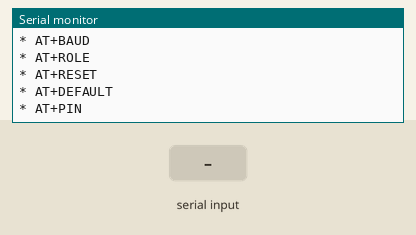
Simulated run of this sketch. Board: Arduino Uno, built with avr-gcc and run on an emulated ATmega328P. Shown: the last lines printed to the serial monitor. The test bench sets the inputs (shaded band).

Above: at 1.3 s.
1.4 s: "1" received over the second serial link
At 2.6 s:
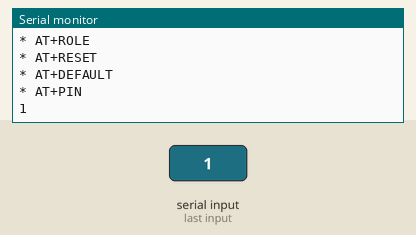
2.9 s: "0" received over the second serial link
At 3.7 s:
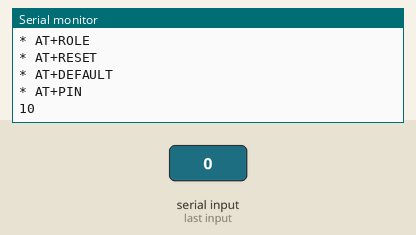

Measured:
- after the input at 1.4 s, the serial monitor: prints a new line at once (image 1)
- after the input at 2.9 s, the serial monitor: prints a new line at once (image 2)

The sketch:

AT-09-AT-Command-Utility.ino
```cpp
/*
 * AT-09 AT Command Utility
 *
 * Description:
 * This program demonstrates how to communicate with an HC-05 Bluetooth module
 * using AT commands. It allows configuring the module and testing basic
 * functionalities.
 *
 * Author:
 * Iordanis Kostelidis
 *
 * Date:
 * 13 April 2024
 *
 * References:
 * - AT-09 Bluetooth Module Datasheet
 * - Arduino AT Command Set for AT-09
 *
 * Notes:
 * - Ensure the AT-09 module is properly connected to the microcontroller.
 * - Use a serial monitor to interact with this utility.
 *
 * Disclaimer:
 * This code is provided as-is with no warranties. It may not fully cover all
 * use cases or error handling scenarios. Use it at your own risk.
 */

#include <SoftwareSerial.h>

#define BT_TX_PIN 9
#define BT_RX_PIN 11
#define BT_BAUD_RATE 9600
#define SERIAL_BAUD_RATE 9600

SoftwareSerial BT = SoftwareSerial(BT_TX_PIN, BT_RX_PIN);

void setup();
void loop();

void setup() {
  BT.begin(BT_BAUD_RATE);
  Serial.begin(SERIAL_BAUD_RATE);

  Serial.println("AT-09 AT Command Utility");
  Serial.println("Author: Iordanis Kostelidis");
  Serial.println("== Basic AT-09 AT Commands ==");
  Serial.println("* AT");
  Serial.println("* AT+NAME");
  Serial.println("* AT+LADDR");
  Serial.println("* AT+VERSION");
  Serial.println("* AT+BAUD");
  Serial.println("* AT+ROLE");
  Serial.println("* AT+RESET");
  Serial.println("* AT+DEFAULT");
  Serial.println("* AT+PIN");
}

void loop() {
  if(Serial.available()) BT.write(Serial.read());
  if(BT.available()) Serial.write(BT.read());
}
```
